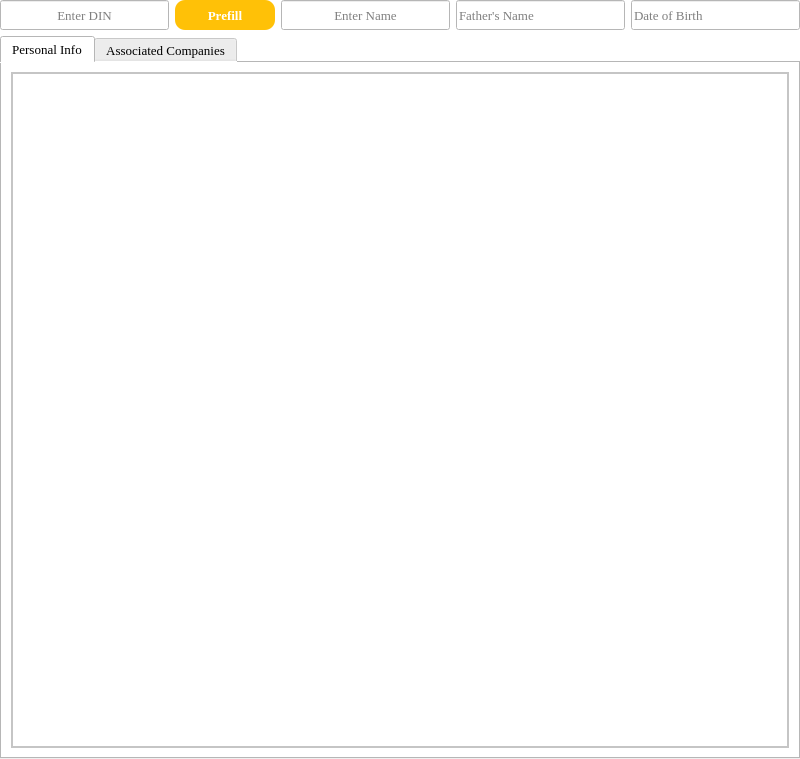
<?xml version="1.0" encoding="UTF-8"?>
<ui version="4.0">
 <class>Form</class>
 <widget class="QWidget" name="Form">
  <property name="windowModality">
   <enum>Qt::ApplicationModal</enum>
  </property>
  <property name="geometry">
   <rect>
    <x>0</x>
    <y>0</y>
    <width>800</width>
    <height>759</height>
   </rect>
  </property>
  <property name="sizePolicy">
   <sizepolicy hsizetype="Minimum" vsizetype="Minimum">
    <horstretch>0</horstretch>
    <verstretch>0</verstretch>
   </sizepolicy>
  </property>
  <property name="minimumSize">
   <size>
    <width>0</width>
    <height>0</height>
   </size>
  </property>
  <property name="sizeIncrement">
   <size>
    <width>0</width>
    <height>0</height>
   </size>
  </property>
  <property name="windowTitle">
   <string>Form</string>
  </property>
  <property name="windowIcon">
   <iconset>
    <normaloff>../Icon/logo.png</normaloff>../Icon/logo.png</iconset>
  </property>
  <property name="styleSheet">
   <string notr="true">background-color: rgb(255, 255, 255);</string>
  </property>
  <layout class="QGridLayout" name="gridLayout">
   <property name="leftMargin">
    <number>0</number>
   </property>
   <property name="topMargin">
    <number>0</number>
   </property>
   <property name="rightMargin">
    <number>0</number>
   </property>
   <property name="bottomMargin">
    <number>0</number>
   </property>
   <item row="1" column="1" colspan="2">
    <layout class="QHBoxLayout" name="horizontalLayout">
     <item>
      <widget class="QTabWidget" name="tabWidget">
       <property name="font">
        <font>
         <family>Georgia</family>
         <pointsize>10</pointsize>
         <stylestrategy>PreferAntialias</stylestrategy>
        </font>
       </property>
       <property name="currentIndex">
        <number>0</number>
       </property>
       <widget class="QWidget" name="PersonalInfo">
        <attribute name="title">
         <string>Personal Info</string>
        </attribute>
        <layout class="QGridLayout" name="gridLayout_10">
         <item row="0" column="0">
          <widget class="QScrollArea" name="scrollArea">
           <property name="widgetResizable">
            <bool>true</bool>
           </property>
           <widget class="QWidget" name="scrollAreaWidgetContents">
            <property name="geometry">
             <rect>
              <x>0</x>
              <y>0</y>
              <width>772</width>
              <height>672</height>
             </rect>
            </property>
            <layout class="QGridLayout" name="gridLayout_2">
             <property name="leftMargin">
              <number>0</number>
             </property>
             <property name="topMargin">
              <number>0</number>
             </property>
             <property name="rightMargin">
              <number>0</number>
             </property>
             <property name="bottomMargin">
              <number>0</number>
             </property>
             <item row="0" column="0">
              <widget class="QTableWidget" name="PersonalTable">
               <property name="font">
                <font>
                 <stylestrategy>PreferAntialias</stylestrategy>
                </font>
               </property>
               <property name="sizeAdjustPolicy">
                <enum>QAbstractScrollArea::AdjustToContents</enum>
               </property>
              </widget>
             </item>
            </layout>
           </widget>
          </widget>
         </item>
        </layout>
       </widget>
       <widget class="QWidget" name="AssociatedCompany">
        <attribute name="title">
         <string>Associated Companies</string>
        </attribute>
        <layout class="QGridLayout" name="gridLayout_11">
         <item row="0" column="0">
          <widget class="QScrollArea" name="scrollArea_2">
           <property name="widgetResizable">
            <bool>true</bool>
           </property>
           <widget class="QWidget" name="scrollAreaWidgetContents_2">
            <property name="geometry">
             <rect>
              <x>0</x>
              <y>0</y>
              <width>772</width>
              <height>672</height>
             </rect>
            </property>
            <layout class="QGridLayout" name="gridLayout_4">
             <property name="leftMargin">
              <number>0</number>
             </property>
             <property name="topMargin">
              <number>0</number>
             </property>
             <property name="rightMargin">
              <number>0</number>
             </property>
             <property name="bottomMargin">
              <number>0</number>
             </property>
             <item row="0" column="0">
              <widget class="QTableWidget" name="AssociatedCompany_2">
               <property name="font">
                <font>
                 <family>Open Sans</family>
                 <pointsize>10</pointsize>
                 <stylestrategy>PreferAntialias</stylestrategy>
                </font>
               </property>
               <property name="frameShape">
                <enum>QFrame::NoFrame</enum>
               </property>
               <property name="frameShadow">
                <enum>QFrame::Raised</enum>
               </property>
               <property name="lineWidth">
                <number>2</number>
               </property>
               <property name="midLineWidth">
                <number>9</number>
               </property>
               <property name="sizeAdjustPolicy">
                <enum>QAbstractScrollArea::AdjustToContents</enum>
               </property>
               <property name="alternatingRowColors">
                <bool>true</bool>
               </property>
               <property name="showGrid">
                <bool>true</bool>
               </property>
               <property name="gridStyle">
                <enum>Qt::DashLine</enum>
               </property>
               <property name="sortingEnabled">
                <bool>true</bool>
               </property>
               <property name="wordWrap">
                <bool>false</bool>
               </property>
               <attribute name="horizontalHeaderCascadingSectionResizes">
                <bool>true</bool>
               </attribute>
               <attribute name="verticalHeaderVisible">
                <bool>false</bool>
               </attribute>
               <attribute name="verticalHeaderShowSortIndicator" stdset="0">
                <bool>false</bool>
               </attribute>
               <attribute name="verticalHeaderStretchLastSection">
                <bool>false</bool>
               </attribute>
               <column>
                <property name="text">
                 <string>CIN</string>
                </property>
                <property name="font">
                 <font>
                  <family>Open Sans</family>
                  <pointsize>9</pointsize>
                  <stylestrategy>PreferAntialias</stylestrategy>
                 </font>
                </property>
                <property name="textAlignment">
                 <set>AlignCenter</set>
                </property>
               </column>
               <column>
                <property name="text">
                 <string>Company Name</string>
                </property>
                <property name="font">
                 <font>
                  <family>Open Sans</family>
                  <pointsize>9</pointsize>
                  <stylestrategy>PreferAntialias</stylestrategy>
                 </font>
                </property>
                <property name="textAlignment">
                 <set>AlignCenter</set>
                </property>
               </column>
               <column>
                <property name="text">
                 <string>Begin Date</string>
                </property>
                <property name="font">
                 <font>
                  <family>Open Sans</family>
                  <pointsize>9</pointsize>
                  <stylestrategy>PreferAntialias</stylestrategy>
                 </font>
                </property>
                <property name="textAlignment">
                 <set>AlignCenter</set>
                </property>
               </column>
               <column>
                <property name="text">
                 <string>End Date</string>
                </property>
                <property name="font">
                 <font>
                  <family>Open Sans</family>
                  <pointsize>9</pointsize>
                  <stylestrategy>PreferAntialias</stylestrategy>
                 </font>
                </property>
                <property name="textAlignment">
                 <set>AlignCenter</set>
                </property>
               </column>
               <column>
                <property name="text">
                 <string>ACTIVE Compliant</string>
                </property>
                <property name="font">
                 <font>
                  <family>Open Sans</family>
                  <pointsize>9</pointsize>
                  <stylestrategy>PreferAntialias</stylestrategy>
                 </font>
                </property>
                <property name="textAlignment">
                 <set>AlignCenter</set>
                </property>
               </column>
              </widget>
             </item>
            </layout>
           </widget>
          </widget>
         </item>
        </layout>
       </widget>
      </widget>
     </item>
    </layout>
   </item>
   <item row="0" column="1" colspan="2">
    <widget class="QWidget" name="widget" native="true">
     <property name="sizePolicy">
      <sizepolicy hsizetype="Minimum" vsizetype="Minimum">
       <horstretch>0</horstretch>
       <verstretch>0</verstretch>
      </sizepolicy>
     </property>
     <property name="minimumSize">
      <size>
       <width>0</width>
       <height>30</height>
      </size>
     </property>
     <property name="maximumSize">
      <size>
       <width>16777215</width>
       <height>30</height>
      </size>
     </property>
     <property name="font">
      <font>
       <family>Georgia</family>
       <pointsize>10</pointsize>
       <stylestrategy>PreferAntialias</stylestrategy>
      </font>
     </property>
     <layout class="QGridLayout" name="gridLayout_3">
      <property name="leftMargin">
       <number>0</number>
      </property>
      <property name="topMargin">
       <number>0</number>
      </property>
      <property name="rightMargin">
       <number>0</number>
      </property>
      <property name="bottomMargin">
       <number>0</number>
      </property>
      <item row="0" column="0">
       <layout class="QHBoxLayout" name="horizontalLayout_2">
        <property name="sizeConstraint">
         <enum>QLayout::SetFixedSize</enum>
        </property>
        <item>
         <widget class="QLineEdit" name="DINField">
          <property name="sizePolicy">
           <sizepolicy hsizetype="Expanding" vsizetype="Expanding">
            <horstretch>0</horstretch>
            <verstretch>0</verstretch>
           </sizepolicy>
          </property>
          <property name="font">
           <font>
            <family>Georgia</family>
            <pointsize>10</pointsize>
            <stylestrategy>PreferAntialias</stylestrategy>
           </font>
          </property>
          <property name="inputMethodHints">
           <set>Qt::ImhNone</set>
          </property>
          <property name="inputMask">
           <string/>
          </property>
          <property name="text">
           <string/>
          </property>
          <property name="maxLength">
           <number>21</number>
          </property>
          <property name="alignment">
           <set>Qt::AlignCenter</set>
          </property>
          <property name="placeholderText">
           <string>Enter DIN</string>
          </property>
         </widget>
        </item>
        <item>
         <widget class="QPushButton" name="Prefill">
          <property name="sizePolicy">
           <sizepolicy hsizetype="Minimum" vsizetype="Expanding">
            <horstretch>0</horstretch>
            <verstretch>0</verstretch>
           </sizepolicy>
          </property>
          <property name="minimumSize">
           <size>
            <width>100</width>
            <height>20</height>
           </size>
          </property>
          <property name="font">
           <font>
            <family>Georgia</family>
            <pointsize>10</pointsize>
            <weight>75</weight>
            <bold>true</bold>
            <stylestrategy>PreferAntialias</stylestrategy>
           </font>
          </property>
          <property name="styleSheet">
           <string notr="true">background-color:rgb(255,193,7);
color: rgb(255, 255, 255);
border-radius:10</string>
          </property>
          <property name="text">
           <string>Prefill</string>
          </property>
          <property name="shortcut">
           <string>Return</string>
          </property>
         </widget>
        </item>
        <item>
         <widget class="QLineEdit" name="NameField">
          <property name="sizePolicy">
           <sizepolicy hsizetype="Expanding" vsizetype="Expanding">
            <horstretch>0</horstretch>
            <verstretch>0</verstretch>
           </sizepolicy>
          </property>
          <property name="font">
           <font>
            <family>Georgia</family>
            <pointsize>10</pointsize>
            <stylestrategy>PreferAntialias</stylestrategy>
           </font>
          </property>
          <property name="inputMask">
           <string/>
          </property>
          <property name="text">
           <string/>
          </property>
          <property name="maxLength">
           <number>32767</number>
          </property>
          <property name="alignment">
           <set>Qt::AlignCenter</set>
          </property>
          <property name="placeholderText">
           <string>Enter Name</string>
          </property>
         </widget>
        </item>
        <item>
         <widget class="QLineEdit" name="FatherName">
          <property name="sizePolicy">
           <sizepolicy hsizetype="Expanding" vsizetype="Expanding">
            <horstretch>0</horstretch>
            <verstretch>0</verstretch>
           </sizepolicy>
          </property>
          <property name="font">
           <font>
            <family>Georgia</family>
            <pointsize>10</pointsize>
            <stylestrategy>PreferAntialias</stylestrategy>
           </font>
          </property>
          <property name="placeholderText">
           <string>Father's Name</string>
          </property>
         </widget>
        </item>
        <item>
         <widget class="QLineEdit" name="DOB">
          <property name="sizePolicy">
           <sizepolicy hsizetype="Expanding" vsizetype="Expanding">
            <horstretch>0</horstretch>
            <verstretch>0</verstretch>
           </sizepolicy>
          </property>
          <property name="font">
           <font>
            <family>Georgia</family>
            <pointsize>10</pointsize>
            <stylestrategy>PreferAntialias</stylestrategy>
           </font>
          </property>
          <property name="inputMethodHints">
           <set>Qt::ImhNone</set>
          </property>
          <property name="inputMask">
           <string/>
          </property>
          <property name="text">
           <string/>
          </property>
          <property name="maxLength">
           <number>32767</number>
          </property>
          <property name="frame">
           <bool>true</bool>
          </property>
          <property name="cursorPosition">
           <number>0</number>
          </property>
          <property name="placeholderText">
           <string>Date of Birth</string>
          </property>
         </widget>
        </item>
       </layout>
      </item>
     </layout>
    </widget>
   </item>
  </layout>
 </widget>
 <resources/>
 <connections/>
</ui>
